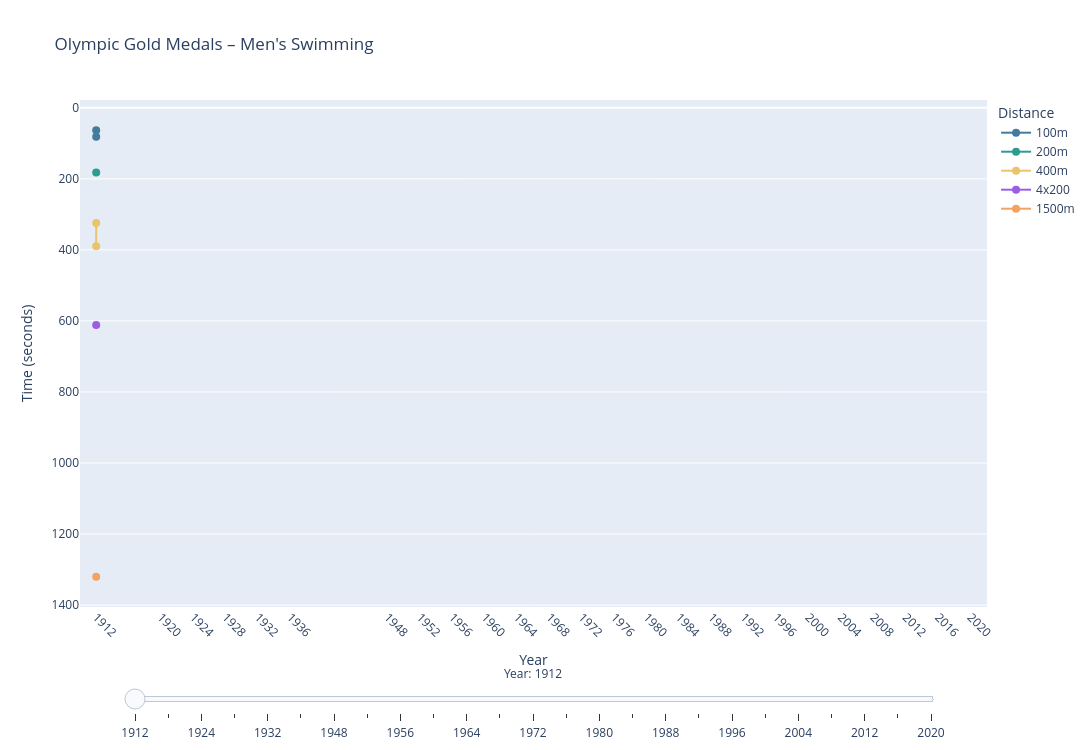

The cell this chart's notebook holds for it:
### Code cell
import plotly.graph_objects as go

#sort the values
df_sorted = df_gold_men.sort_values("Year").reset_index(drop=True)
years = sorted(df_sorted["Year"].unique())
distances = sorted(df_sorted["Distance_float"].unique())

print("Detected distances :", distances)   #verify distance detected

dict_color = {
    50:   "#e63946",
    100:  "#457b9d",
    200:  "#2a9d8f",
    400:  "#e9c46a",
    800:  "#9b5de5",
    1500: "#f4a261"
}

fallback_colors = ["#264653", "#e76f51", "#a8dadc", "#06d6a0", "#118ab2"]

def get_color(dist, idx):
    key = int(dist)
    if key in dict_color:
        return dict_color[key]
    return fallback_colors[idx % len(fallback_colors)]

# create trails of a frame
def make_traces(df_up_to_year):
    traces = []
    for i, dist in enumerate(distances):
        df_d = df_up_to_year[df_up_to_year["Distance_float"] == dist].sort_values("Year")
        label = df_d["Distance_clean"].iloc[0] if len(df_d) else str(int(dist)) + "m"
        color = get_color(dist, i)
        traces.append(go.Scatter(
            x=df_d["Year"],
            y=df_d["Results"],
            mode="lines+markers",  # no more text
            name=label,
            line=dict(color=color, width=2),
            marker=dict(color=color, size=8),
        ))
    return traces

#Inital frame
initial_traces = make_traces(df_sorted[df_sorted["Year"] <= years[0]])

# Other frames
frames = []
for year in years:
    df_frame = df_sorted[df_sorted["Year"] <= year]
    frames.append(go.Frame(
        data=make_traces(df_frame),
        name=str(year),
        layout=go.Layout(title_text=f"Olympic Gold Medals – Men's Swimming ({year})")
    ))

# Slider
sliders = [{
    "active": 0,
    "steps": [
        {
            "args": [[str(year)], {
                "frame": {"duration": 600, "redraw": True},
                "mode": "immediate",
                "transition": {"duration": 400}
            }],
            "label": str(year),
            "method": "animate"
        }
        for year in years
    ],
    "x": 0.05, "xanchor": "left",
    "y": -0.07, "yanchor": "top",
    "len": 0.9,
    "currentvalue": {"prefix": "Year: ", "visible": True, "xanchor": "center"},
    "transition": {"duration": 400}
}]


# figure
fig = go.Figure(
    data=initial_traces,
    frames=frames,
    layout=go.Layout(
        title="Olympic Gold Medals – Men's Swimming",
        width=1200,   # ← width
        height=750,   # ← height
        xaxis=dict(
            title="Year",
            range=[years[0] - 2, years[-1] + 2],
            showgrid=False,
            tickmode="array",
            tickvals=years,
            tickangle=45
        ),
        yaxis=dict(
            title="Time (seconds)",
            range=[df_sorted["Results"].min() * 0.95,
                   df_sorted["Results"].max() * 1.05],
            showgrid=True,
            autorange="reversed"
        ),
        legend=dict(title="Distance", x=1.01, y=1),
        sliders=sliders,
        margin=dict(b=100), 
        hovermode="x unified"
    )
)
fig.write_html("swimming_men.html")
fig.show()

### Figure 1 — Plotly figure (JSON) as saved in the notebook; plotly's stock layout.template omitted (floating-point values rounded to 4 significant figures)
{"data": [{"line": {"color": "#e63946", "width": 2}, "marker": {"color": "#e63946", "size": 8}, "mode": "lines+markers", "name": "50m", "type": "scatter", "x": [], "y": []}, {"line": {"color": "#457b9d", "width": 2}, "marker": {"color": "#457b9d", "size": 8}, "mode": "lines+markers", "name": "100m", "type": "scatter", "x": [1912, 1912], "y": [63.4, 81.2]}, {"line": {"color": "#2a9d8f", "width": 2}, "marker": {"color": "#2a9d8f", "size": 8}, "mode": "lines+markers", "name": "200m", "type": "scatter", "x": [1912], "y": [181.8]}, {"line": {"color": "#e9c46a", "width": 2}, "marker": {"color": "#e9c46a", "size": 8}, "mode": "lines+markers", "name": "400m", "type": "scatter", "x": [1912, 1912], "y": [324.4, 389.6]}, {"line": {"color": "#9b5de5", "width": 2}, "marker": {"color": "#9b5de5", "size": 8}, "mode": "lines+markers", "name": "4x200", "type": "scatter", "x": [1912], "y": [611.2]}, {"line": {"color": "#f4a261", "width": 2}, "marker": {"color": "#f4a261", "size": 8}, "mode": "lines+markers", "name": "1500m", "type": "scatter", "x": [1912], "y": [1320.0]}], "layout": {"height": 750, "hovermode": "x unified", "legend": {"title": {"text": "Distance"}, "x": 1.01, "y": 1}, "margin": {"b": 100}, "sliders": [{"active": 0, "currentvalue": {"prefix": "Year: ", "visible": true, "xanchor": "center"}, "len": 0.9, "steps": [{"args": [["1912"], {"frame": {"duration": 600, "redraw": true}, "mode": "immediate", "transition": {"duration": 400}}], "label": "1912", "method": "animate"}, {"args": [["1920"], {"frame": {"duration": 600, "redraw": true}, "mode": "immediate", "transition": {"duration": 400}}], "label": "1920", "method": "animate"}, {"args": [["1924"], {"frame": {"duration": 600, "redraw": true}, "mode": "immediate", "transition": {"duration": 400}}], "label": "1924", "method": "animate"}, {"args": [["1928"], {"frame": {"duration": 600, "redraw": true}, "mode": "immediate", "transition": {"duration": 400}}], "label": "1928", "method": "animate"}, {"args": [["1932"], {"frame": {"duration": 600, "redraw": true}, "mode": "immediate", "transition": {"duration": 400}}], "label": "1932", "method": "animate"}, {"args": [["1936"], {"frame": {"duration": 600, "redraw": true}, "mode": "immediate", "transition": {"duration": 400}}], "label": "1936", "method": "animate"}, {"args": [["1948"], {"frame": {"duration": 600, "redraw": true}, "mode": "immediate", "transition": {"duration": 400}}], "label": "1948", "method": "animate"}, {"args": [["1952"], {"frame": {"duration": 600, "redraw": true}, "mode": "immediate", "transition": {"duration": 400}}], "label": "1952", "method": "animate"}, {"args": [["1956"], {"frame": {"duration": 600, "redraw": true}, "mode": "immediate", "transition": {"duration": 400}}], "label": "1956", "method": "animate"}, {"args": [["1960"], {"frame": {"duration": 600, "redraw": true}, "mode": "immediate", "transition": {"duration": 400}}], "label": "1960", "method": "animate"}, {"args": [["1964"], {"frame": {"duration": 600, "redraw": true}, "mode": "immediate", "transition": {"duration": 400}}], "label": "1964", "method": "animate"}, {"args": [["1968"], {"frame": {"duration": 600, "redraw": true}, "mode": "immediate", "transition": {"duration": 400}}], "label": "1968", "method": "animate"}, {"args": [["1972"], {"frame": {"duration": 600, "redraw": true}, "mode": "immediate", "transition": {"duration": 400}}], "label": "1972", "method": "animate"}, {"args": [["1976"], {"frame": {"duration": 600, "redraw": true}, "mode": "immediate", "transition": {"duration": 400}}], "label": "1976", "method": "animate"}, {"args": [["1980"], {"frame": {"duration": 600, "redraw": true}, "mode": "immediate", "transition": {"duration": 400}}], "label": "1980", "method": "animate"}, {"args": [["1984"], {"frame": {"duration": 600, "redraw": true}, "mode": "immediate", "transition": {"duration": 400}}], "label": "1984", "method": "animate"}, {"args": [["1988"], {"frame": {"duration": 600, "redraw": true}, "mode": "immediate", "transition": {"duration": 400}}], "label": "1988", "method": "animate"}, {"args": [["1992"], {"frame": {"duration": 600, "redraw": true}, "mode": "immediate", "transition": {"duration": 400}}], "label": "1992", "method": "animate"}, {"args": [["1996"], {"frame": {"duration": 600, "redraw": true}, "mode": "immediate", "transition": {"duration": 400}}], "label": "1996", "method": "animate"}, {"args": [["2000"], {"frame": {"duration": 600, "redraw": true}, "mode": "immediate", "transition": {"duration": 400}}], "label": "2000", "method": "animate"}, {"args": [["2004"], {"frame": {"duration": 600, "redraw": true}, "mode": "immediate", "transition": {"duration": 400}}], "label": "2004", "method": "animate"}, {"args": [["2008"], {"frame": {"duration": 600, "redraw": true}, "mode": "immediate", "transition": {"duration": 400}}], "label": "2008", "method": "animate"}, {"args": [["2012"], {"frame": {"duration": 600, "redraw": true}, "mode": "immediate", "transition": {"duration": 400}}], "label": "2012", "method": "animate"}, {"args": [["2016"], {"frame": {"duration": 600, "redraw": true}, "mode": "immediate", "transition": {"duration": 400}}], "label": "2016", "method": "animate"}, {"args": [["2020"], {"frame": {"duration": 600, "redraw": true}, "mode": "immediate", "transition": {"duration": 400}}], "label": "2020", "method": "animate"}], "transition": {"duration": 400}, "x": 0.05, "xanchor": "left", "y": -0.07, "yanchor": "top"}], "title": {"text": "Olympic Gold Medals – Men's Swimming"}, "width": 1200, "xaxis": {"range": [1910, 2022], "showgrid": false, "tickangle": 45, "tickmode": "array", "tickvals": [1912, 1920, 1924, 1928, 1932, 1936, 1948, 1952, 1956, 1960, 1964, 1968, 1972, 1976, 1980, 1984, 1988, 1992, 1996, 2000, 2004, 2008, 2012, 2016, 2020], "title": {"text": "Year"}}, "yaxis": {"autorange": "reversed", "range": [20.02, 1410.0], "showgrid": true, "title": {"text": "Time (seconds)"}}}}
